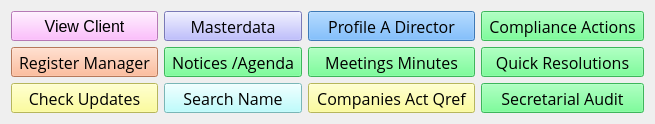
     <widget class="QWidget" name="Company">
      <attribute name="title">
       <string>Company</string>
      </attribute>
      <layout class="QGridLayout" name="gridLayout">
       <item row="1" column="3">
        <widget class="QToolButton" name="b_quickresolutions">
         <property name="sizePolicy">
          <sizepolicy hsizetype="Expanding" vsizetype="Expanding">
           <horstretch>0</horstretch>
           <verstretch>0</verstretch>
          </sizepolicy>
         </property>
         <property name="font">
          <font>
           <family>Open Sans</family>
           <pointsize>12</pointsize>
           <stylestrategy>PreferAntialias</stylestrategy>
          </font>
         </property>
         <property name="styleSheet">
          <string notr="true">background-color: rgb(85, 255, 127);</string>
         </property>
         <property name="text">
          <string>Quick Resolutions</string>
         </property>
         <property name="icon">
          <iconset>
           <normaloff>../Icon/quickres.png</normaloff>../Icon/quickres.png</iconset>
         </property>
         <property name="iconSize">
          <size>
           <width>64</width>
           <height>64</height>
          </size>
         </property>
         <property name="shortcut">
          <string>Ctrl+Alt+Q</string>
         </property>
         <property name="toolButtonStyle">
          <enum>Qt::ToolButtonTextUnderIcon</enum>
         </property>
        </widget>
       </item>
       <item row="0" column="2">
        <widget class="QToolButton" name="b_profiledirector">
         <property name="sizePolicy">
          <sizepolicy hsizetype="Expanding" vsizetype="Expanding">
           <horstretch>0</horstretch>
           <verstretch>0</verstretch>
          </sizepolicy>
         </property>
         <property name="font">
          <font>
           <family>Open Sans</family>
           <pointsize>12</pointsize>
           <stylestrategy>PreferAntialias</stylestrategy>
          </font>
         </property>
         <property name="styleSheet">
          <string notr="true">background-color: rgb(85, 170, 255);</string>
         </property>
         <property name="text">
          <string>Profile A Director</string>
         </property>
         <property name="icon">
          <iconset>
           <normaloff>../Icon/ProfileDirector.png</normaloff>../Icon/ProfileDirector.png</iconset>
         </property>
         <property name="iconSize">
          <size>
           <width>64</width>
           <height>64</height>
          </size>
         </property>
         <property name="shortcut">
          <string>Ctrl+Alt+P</string>
         </property>
         <property name="toolButtonStyle">
          <enum>Qt::ToolButtonTextUnderIcon</enum>
         </property>
        </widget>
       </item>
       <item row="1" column="1">
        <widget class="QToolButton" name="b_notices">
         <property name="sizePolicy">
          <sizepolicy hsizetype="Expanding" vsizetype="Expanding">
           <horstretch>0</horstretch>
           <verstretch>0</verstretch>
          </sizepolicy>
         </property>
         <property name="font">
          <font>
           <family>Open Sans</family>
           <pointsize>12</pointsize>
           <stylestrategy>PreferAntialias</stylestrategy>
          </font>
         </property>
         <property name="styleSheet">
          <string notr="true">background-color: rgb(85, 255, 127);</string>
         </property>
         <property name="text">
          <string>Notices /Agenda</string>
         </property>
         <property name="icon">
          <iconset>
           <normaloff>../Icon/notice.png</normaloff>../Icon/notice.png</iconset>
         </property>
         <property name="iconSize">
          <size>
           <width>64</width>
           <height>64</height>
          </size>
         </property>
         <property name="shortcut">
          <string>Ctrl+Alt+N</string>
         </property>
         <property name="toolButtonStyle">
          <enum>Qt::ToolButtonTextUnderIcon</enum>
         </property>
        </widget>
       </item>
       <item row="1" column="2">
        <widget class="QToolButton" name="b_minutes">
         <property name="sizePolicy">
          <sizepolicy hsizetype="Expanding" vsizetype="Expanding">
           <horstretch>0</horstretch>
           <verstretch>0</verstretch>
          </sizepolicy>
         </property>
         <property name="font">
          <font>
           <family>Open Sans</family>
           <pointsize>12</pointsize>
          </font>
         </property>
         <property name="styleSheet">
          <string notr="true">background-color: rgb(85, 255, 127);</string>
         </property>
         <property name="text">
          <string>Meetings Minutes</string>
         </property>
         <property name="icon">
          <iconset>
           <normaloff>../Icon/minutes.png</normaloff>../Icon/minutes.png</iconset>
         </property>
         <property name="iconSize">
          <size>
           <width>64</width>
           <height>64</height>
          </size>
         </property>
         <property name="shortcut">
          <string>Ctrl+Alt+K</string>
         </property>
         <property name="toolButtonStyle">
          <enum>Qt::ToolButtonTextUnderIcon</enum>
         </property>
        </widget>
       </item>
       <item row="2" column="1">
        <widget class="QToolButton" name="b_searchname">
         <property name="sizePolicy">
          <sizepolicy hsizetype="Expanding" vsizetype="Expanding">
           <horstretch>0</horstretch>
           <verstretch>0</verstretch>
          </sizepolicy>
         </property>
         <property name="font">
          <font>
           <family>Open Sans</family>
           <pointsize>12</pointsize>
           <stylestrategy>PreferAntialias</stylestrategy>
          </font>
         </property>
         <property name="styleSheet">
          <string notr="true">background-color: rgb(170, 255, 255);</string>
         </property>
         <property name="text">
          <string>Search Name</string>
         </property>
         <property name="icon">
          <iconset>
           <normaloff>../Icon/search.png</normaloff>../Icon/search.png</iconset>
         </property>
         <property name="iconSize">
          <size>
           <width>64</width>
           <height>64</height>
          </size>
         </property>
         <property name="shortcut">
          <string>Ctrl+Alt+U</string>
         </property>
         <property name="toolButtonStyle">
          <enum>Qt::ToolButtonTextUnderIcon</enum>
         </property>
        </widget>
       </item>
       <item row="2" column="3">
        <widget class="QToolButton" name="b_secretarialaudit">
         <property name="sizePolicy">
          <sizepolicy hsizetype="Expanding" vsizetype="Expanding">
           <horstretch>0</horstretch>
           <verstretch>0</verstretch>
          </sizepolicy>
         </property>
         <property name="font">
          <font>
           <family>Open Sans</family>
           <pointsize>12</pointsize>
           <stylestrategy>PreferAntialias</stylestrategy>
          </font>
         </property>
         <property name="styleSheet">
          <string notr="true">background-color: rgb(85, 255, 127);</string>
         </property>
         <property name="text">
          <string>Secretarial Audit</string>
         </property>
         <property name="icon">
          <iconset>
           <normaloff>../Icon/audit.png</normaloff>../Icon/audit.png</iconset>
         </property>
         <property name="iconSize">
          <size>
           <width>64</width>
           <height>64</height>
          </size>
         </property>
         <property name="shortcut">
          <string>Ctrl+Alt+D</string>
         </property>
         <property name="toolButtonStyle">
          <enum>Qt::ToolButtonTextUnderIcon</enum>
         </property>
        </widget>
       </item>
       <item row="2" column="2">
        <widget class="QToolButton" name="b_companieact">
         <property name="sizePolicy">
          <sizepolicy hsizetype="Expanding" vsizetype="Expanding">
           <horstretch>0</horstretch>
           <verstretch>0</verstretch>
          </sizepolicy>
         </property>
         <property name="font">
          <font>
           <family>Open Sans</family>
           <pointsize>12</pointsize>
           <stylestrategy>PreferAntialias</stylestrategy>
          </font>
         </property>
         <property name="styleSheet">
          <string notr="true">background-color: rgb(255, 255, 127);</string>
         </property>
         <property name="text">
          <string>Companies Act Qref</string>
         </property>
         <property name="icon">
          <iconset>
           <normaloff>../Icon/lawbook2.png</normaloff>../Icon/lawbook2.png</iconset>
         </property>
         <property name="iconSize">
          <size>
           <width>64</width>
           <height>64</height>
          </size>
         </property>
         <property name="shortcut">
          <string>Ctrl+Alt+]</string>
         </property>
         <property name="toolButtonStyle">
          <enum>Qt::ToolButtonTextUnderIcon</enum>
         </property>
        </widget>
       </item>
       <item row="0" column="0">
        <widget class="QToolButton" name="b_viewclients">
         <property name="sizePolicy">
          <sizepolicy hsizetype="Preferred" vsizetype="Preferred">
           <horstretch>0</horstretch>
           <verstretch>0</verstretch>
          </sizepolicy>
         </property>
         <property name="font">
          <font>
           <pointsize>12</pointsize>
           <stylestrategy>PreferAntialias</stylestrategy>
          </font>
         </property>
         <property name="styleSheet">
          <string notr="true">background-color: rgb(255, 170, 255);</string>
         </property>
         <property name="text">
          <string>View Client</string>
         </property>
         <property name="icon">
          <iconset>
           <normaloff>../Icon/suitcase.png</normaloff>../Icon/suitcase.png</iconset>
         </property>
         <property name="iconSize">
          <size>
           <width>64</width>
           <height>64</height>
          </size>
         </property>
         <property name="shortcut">
          <string>Ctrl+Alt+V</string>
         </property>
         <property name="toolButtonStyle">
          <enum>Qt::ToolButtonTextUnderIcon</enum>
         </property>
        </widget>
       </item>
       <item row="1" column="0">
        <widget class="QToolButton" name="b_registers">
         <property name="sizePolicy">
          <sizepolicy hsizetype="Expanding" vsizetype="Expanding">
           <horstretch>0</horstretch>
           <verstretch>0</verstretch>
          </sizepolicy>
         </property>
         <property name="font">
          <font>
           <family>Open Sans</family>
           <pointsize>12</pointsize>
           <stylestrategy>PreferAntialias</stylestrategy>
          </font>
         </property>
         <property name="styleSheet">
          <string notr="true">background-color: rgb(255, 170, 127);</string>
         </property>
         <property name="text">
          <string>Register Manager</string>
         </property>
         <property name="icon">
          <iconset>
           <normaloff>../Icon/register.png</normaloff>../Icon/register.png</iconset>
         </property>
         <property name="iconSize">
          <size>
           <width>64</width>
           <height>64</height>
          </size>
         </property>
         <property name="shortcut">
          <string>Ctrl+Alt+R</string>
         </property>
         <property name="toolButtonStyle">
          <enum>Qt::ToolButtonTextUnderIcon</enum>
         </property>
        </widget>
       </item>
       <item row="2" column="0">
        <widget class="QToolButton" name="b_checkupdates">
         <property name="sizePolicy">
          <sizepolicy hsizetype="Expanding" vsizetype="Expanding">
           <horstretch>0</horstretch>
           <verstretch>0</verstretch>
          </sizepolicy>
         </property>
         <property name="font">
          <font>
           <family>Open Sans</family>
           <pointsize>12</pointsize>
           <stylestrategy>PreferAntialias</stylestrategy>
          </font>
         </property>
         <property name="styleSheet">
          <string notr="true">background-color: rgb(255, 255, 127);</string>
         </property>
         <property name="text">
          <string>Check Updates</string>
         </property>
         <property name="icon">
          <iconset>
           <normaloff>../Icon/new.png</normaloff>../Icon/new.png</iconset>
         </property>
         <property name="iconSize">
          <size>
           <width>64</width>
           <height>64</height>
          </size>
         </property>
         <property name="shortcut">
          <string>Ctrl+Alt+/</string>
         </property>
         <property name="toolButtonStyle">
          <enum>Qt::ToolButtonTextUnderIcon</enum>
         </property>
        </widget>
       </item>
       <item row="0" column="1">
        <widget class="QToolButton" name="b_masterdata">
         <property name="sizePolicy">
          <sizepolicy hsizetype="Expanding" vsizetype="Expanding">
           <horstretch>0</horstretch>
           <verstretch>0</verstretch>
          </sizepolicy>
         </property>
         <property name="font">
          <font>
           <family>Open Sans</family>
           <pointsize>12</pointsize>
           <stylestrategy>PreferAntialias</stylestrategy>
          </font>
         </property>
         <property name="styleSheet">
          <string notr="true">background-color: rgb(170, 170, 255);</string>
         </property>
         <property name="text">
          <string>Masterdata</string>
         </property>
         <property name="icon">
          <iconset>
           <normaloff>../Icon/masterdata.png</normaloff>../Icon/masterdata.png</iconset>
         </property>
         <property name="iconSize">
          <size>
           <width>64</width>
           <height>64</height>
          </size>
         </property>
         <property name="shortcut">
          <string>Ctrl+Alt+M</string>
         </property>
         <property name="toolButtonStyle">
          <enum>Qt::ToolButtonTextUnderIcon</enum>
         </property>
        </widget>
       </item>
       <item row="0" column="3">
        <widget class="QToolButton" name="b_complianceaction">
         <property name="sizePolicy">
          <sizepolicy hsizetype="Expanding" vsizetype="Expanding">
           <horstretch>0</horstretch>
           <verstretch>0</verstretch>
          </sizepolicy>
         </property>
         <property name="font">
          <font>
           <family>Open Sans</family>
           <pointsize>12</pointsize>
           <stylestrategy>PreferAntialias</stylestrategy>
          </font>
         </property>
         <property name="styleSheet">
          <string notr="true">background-color: rgb(85, 255, 127);</string>
         </property>
         <property name="text">
          <string>Compliance Actions</string>
         </property>
         <property name="icon">
          <iconset>
           <normaloff>../Icon/checklist.png</normaloff>../Icon/checklist.png</iconset>
         </property>
         <property name="iconSize">
          <size>
           <width>64</width>
           <height>64</height>
          </size>
         </property>
         <property name="shortcut">
          <string>Ctrl+Alt+G</string>
         </property>
         <property name="toolButtonStyle">
          <enum>Qt::ToolButtonTextUnderIcon</enum>
         </property>
        </widget>
       </item>
      </layout>
     </widget>
